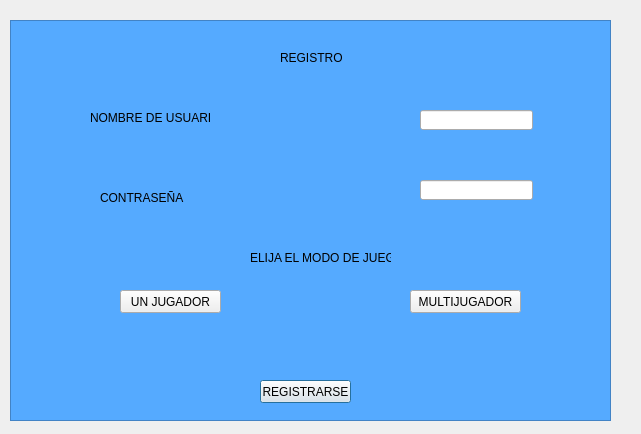
<?xml version="1.0" encoding="UTF-8"?>
<ui version="4.0">
 <class>Registro</class>
 <widget class="QDialog" name="Registro">
  <property name="geometry">
   <rect>
    <x>0</x>
    <y>0</y>
    <width>641</width>
    <height>434</height>
   </rect>
  </property>
  <property name="windowTitle">
   <string>Dialog</string>
  </property>
  <widget class="QGraphicsView" name="graphicsView">
   <property name="geometry">
    <rect>
     <x>10</x>
     <y>20</y>
     <width>601</width>
     <height>401</height>
    </rect>
   </property>
   <property name="styleSheet">
    <string notr="true">background-color: rgb(85, 170, 255);</string>
   </property>
  </widget>
  <widget class="QLabel" name="label_4">
   <property name="geometry">
    <rect>
     <x>90</x>
     <y>110</y>
     <width>121</width>
     <height>16</height>
    </rect>
   </property>
   <property name="text">
    <string>NOMBRE DE USUARIO</string>
   </property>
  </widget>
  <widget class="QLineEdit" name="USUARIO">
   <property name="geometry">
    <rect>
     <x>420</x>
     <y>110</y>
     <width>113</width>
     <height>20</height>
    </rect>
   </property>
  </widget>
  <widget class="QLineEdit" name="CONTRASENA">
   <property name="geometry">
    <rect>
     <x>420</x>
     <y>180</y>
     <width>113</width>
     <height>20</height>
    </rect>
   </property>
  </widget>
  <widget class="QLabel" name="label">
   <property name="geometry">
    <rect>
     <x>100</x>
     <y>190</y>
     <width>101</width>
     <height>16</height>
    </rect>
   </property>
   <property name="text">
    <string>CONTRASEÑA</string>
   </property>
  </widget>
  <widget class="QLabel" name="label_2">
   <property name="geometry">
    <rect>
     <x>280</x>
     <y>50</y>
     <width>181</width>
     <height>16</height>
    </rect>
   </property>
   <property name="text">
    <string>REGISTRO</string>
   </property>
  </widget>
  <widget class="QPushButton" name="pushButton">
   <property name="geometry">
    <rect>
     <x>260</x>
     <y>380</y>
     <width>91</width>
     <height>23</height>
    </rect>
   </property>
   <property name="text">
    <string>REGISTRARSE</string>
   </property>
  </widget>
  <widget class="QPushButton" name="pushButton_2">
   <property name="geometry">
    <rect>
     <x>120</x>
     <y>290</y>
     <width>101</width>
     <height>23</height>
    </rect>
   </property>
   <property name="text">
    <string>UN JUGADOR</string>
   </property>
  </widget>
  <widget class="QPushButton" name="pushButton_3">
   <property name="geometry">
    <rect>
     <x>410</x>
     <y>290</y>
     <width>111</width>
     <height>23</height>
    </rect>
   </property>
   <property name="text">
    <string>MULTIJUGADOR</string>
   </property>
  </widget>
  <widget class="QLabel" name="label_3">
   <property name="geometry">
    <rect>
     <x>250</x>
     <y>250</y>
     <width>141</width>
     <height>16</height>
    </rect>
   </property>
   <property name="text">
    <string>ELIJA EL MODO DE JUEGO</string>
   </property>
  </widget>
 </widget>
 <resources/>
 <connections/>
</ui>
